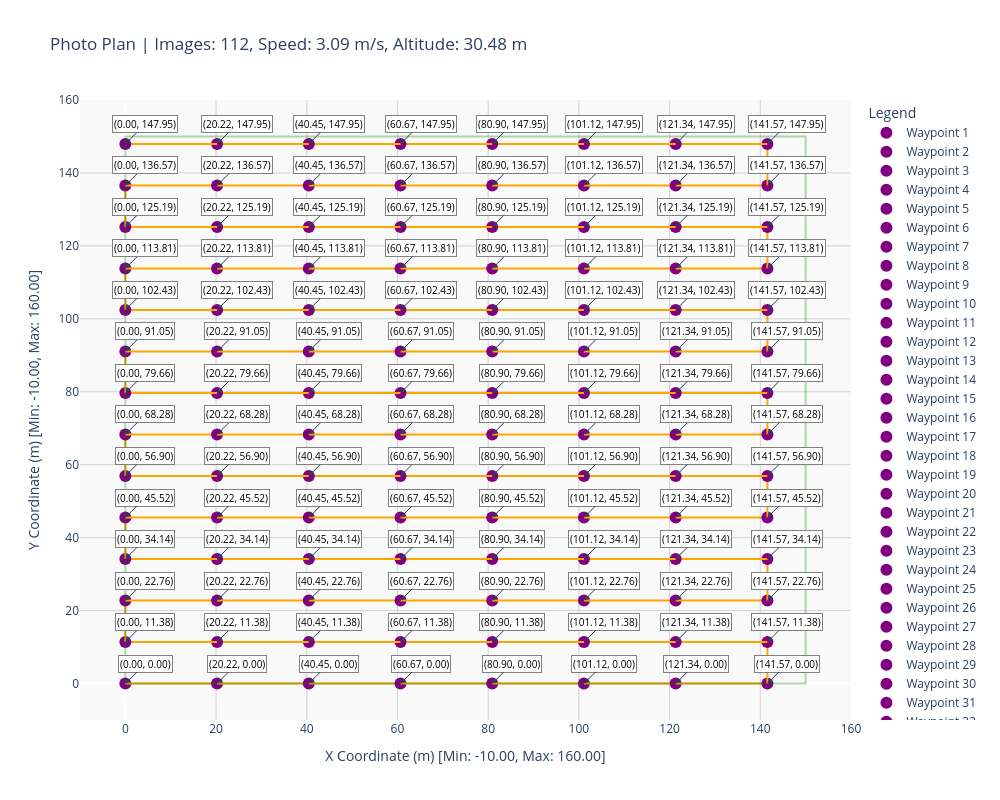

Notebook code cell kept with this figure:
### Code cell
camera_ = copy.deepcopy(camera_x10)
dataset_spec_ = copy.deepcopy(dataset_spec)

dataset_spec_.overlap = 0.6

print(camera_, dataset_spec_)

fig = plot_photo_plan(generate_photo_plan_on_grid(camera_, dataset_spec_), dataset_spec_.scan_dimension_x, dataset_spec_.scan_dimension_y)
fig.show()
